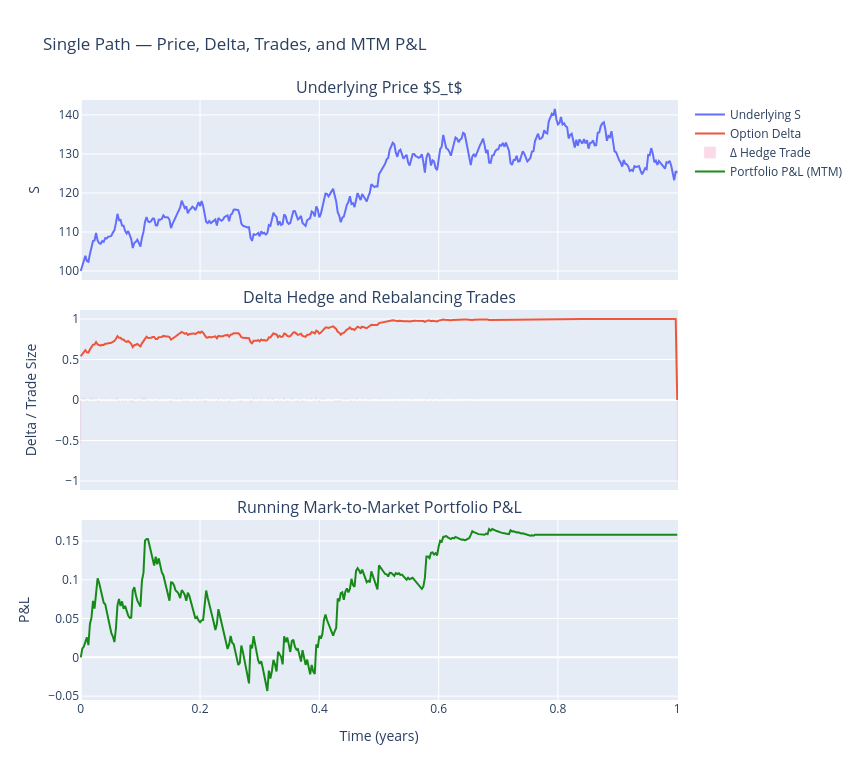

The code cell stored with this chart in its notebook:
### Code cell
fig1 = make_subplots(
    rows=3,
    cols=1,
    shared_xaxes=True,
    vertical_spacing=0.05,
    subplot_titles=(
        "Underlying Price $S_t$",
        "Delta Hedge and Rebalancing Trades",
        "Running Mark-to-Market Portfolio P&L"
    ),
)

fig1.add_trace(
    go.Scatter(x=single_df['time'], y=single_df['S'], name='Underlying S', mode='lines'),
    row=1,
    col=1,
)
fig1.add_trace(
    go.Scatter(x=single_df['time'], y=single_df['delta'], name='Option Delta', mode='lines'),
    row=2,
    col=1,
)
fig1.add_trace(
    go.Bar(
        x=single_df['time'],
        y=single_df['trade'],
        name='Δ Hedge Trade',
        opacity=0.35,
        marker_color='rgba(246, 78, 139, 0.6)'
    ),
    row=2,
    col=1,
)
fig1.add_trace(
    go.Scatter(
        x=single_df['time'],
        y=single_df['pnl_cum'],
        name='Portfolio P&L (MTM)',
        mode='lines',
        line=dict(color='rgba(0, 128, 0, 0.9)')
    ),
    row=3,
    col=1,
)

fig1.update_layout(
    height=780,
    width=860,
    title_text='Single Path — Price, Delta, Trades, and MTM P&L',
    hovermode='x unified',
    barmode='overlay',
)
fig1.update_xaxes(title_text='Time (years)', row=3, col=1)
fig1.update_yaxes(title_text='S', row=1, col=1)
fig1.update_yaxes(title_text='Delta / Trade Size', row=2, col=1)
fig1.update_yaxes(title_text='P&L', row=3, col=1)
fig1.show()

### Figure 1 — Plotly figure (JSON) as saved in the notebook; plotly's stock layout.template omitted (floating-point values rounded to 4 significant figures; data arrays with more than 128 entries replaced by an {"elided": "..."} marker saying what was removed)
{"data": [{"mode": "lines", "name": "Underlying S", "type": "scatter", "x": {"elided": "391 float values"}, "xaxis": "x", "y": {"elided": "391 float values"}, "yaxis": "y"}, {"mode": "lines", "name": "Option Delta", "type": "scatter", "x": {"elided": "391 float values"}, "xaxis": "x2", "y": {"elided": "391 float values"}, "yaxis": "y2"}, {"marker": {"color": "rgba(246, 78, 139, 0.6)"}, "name": "Δ Hedge Trade", "opacity": 0.35, "type": "bar", "x": {"elided": "391 float values"}, "xaxis": "x2", "y": {"elided": "391 float values"}, "yaxis": "y2"}, {"line": {"color": "rgba(0, 128, 0, 0.9)"}, "mode": "lines", "name": "Portfolio P&L (MTM)", "type": "scatter", "x": {"elided": "391 float values"}, "xaxis": "x3", "y": {"elided": "391 float values"}, "yaxis": "y3"}], "layout": {"annotations": [{"font": {"size": 16}, "showarrow": false, "text": "Underlying Price $S_t$", "x": 0.5, "xanchor": "center", "xref": "paper", "y": 1, "yanchor": "bottom", "yref": "paper"}, {"font": {"size": 16}, "showarrow": false, "text": "Delta Hedge and Rebalancing Trades", "x": 0.5, "xanchor": "center", "xref": "paper", "y": 0.65, "yanchor": "bottom", "yref": "paper"}, {"font": {"size": 16}, "showarrow": false, "text": "Running Mark-to-Market Portfolio P&L", "x": 0.5, "xanchor": "center", "xref": "paper", "y": 0.3, "yanchor": "bottom", "yref": "paper"}], "barmode": "overlay", "height": 780, "hovermode": "x unified", "title": {"text": "Single Path — Price, Delta, Trades, and MTM P&L"}, "width": 860, "xaxis": {"anchor": "y", "domain": [0, 1], "matches": "x3", "showticklabels": false}, "xaxis2": {"anchor": "y2", "domain": [0, 1], "matches": "x3", "showticklabels": false}, "xaxis3": {"anchor": "y3", "domain": [0, 1], "title": {"text": "Time (years)"}}, "yaxis": {"anchor": "x", "domain": [0.7, 1], "title": {"text": "S"}}, "yaxis2": {"anchor": "x2", "domain": [0.35, 0.65], "title": {"text": "Delta / Trade Size"}}, "yaxis3": {"anchor": "x3", "domain": [0, 0.3], "title": {"text": "P&L"}}}}
